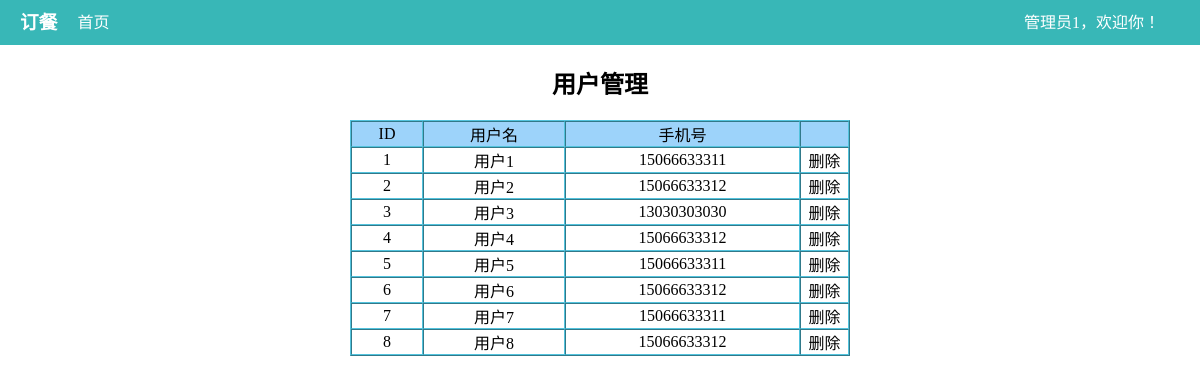
Page /user_manage.php (signed in) on the committed database.
### tables this page shows
CREATE TABLE `user` (
  `id` int(4) NOT NULL auto_increment,
 
  `username` varchar(30) NOT NULL default '',
  `password` varchar(20) NOT NULL default '',
  `address` varchar(200) NOT NULL default '',
  `tel` varchar(15) NOT NULL default '',
  PRIMARY KEY  (`id`)
);

### user_manage.php (the view, shortened to what this page needs)
<?php
include('top.php');
?>
<h2>用户管理</h2>
<table width="500" cellpadding="0" cellspacing="0"  border='1'>
    <tr class='t-f'>
        <td width="60">ID</td>
        <td width="120">用户名</td>
        <td width="200">手机号</td>
        <td width="40"></td>
    </tr>
    <?php
        $result = $conn->query("SELECT * FROM user ");
        while($a=$result->fetch_array(MYSQLI_ASSOC)){
    ?>
    <tr>
        <td width="60"><?php echo $a["id"]?></td>
        <td width="120"><?php echo $a["username"]?></td>
        <td width="200"><?php echo $a["tel"]?></td>
        <td width="40" class='del'><a href=" <?php echo "deluser.php?user_id=".$a['id'] ?>">删除</a></td>
    </tr>
    <?php
        }
    ?>
</table>

### top.php (style rules this page uses)
* { margin:0; padding:0; }
a { text-decoration: none; color:black; }

### user_manage.php (style rules this page uses)
table { text-align:center; margin:20px auto; border-color:#52C3DD; }
h2 { text-align:center; }
table .t-f { background:#9DD3FA; }

### rows in the picture
user: id "1", username "用户1", tel "15066633311"
user: id "2", username "用户2", tel "15066633312"
user: id "3", username "用户3", tel "13030303030"
user: id "4", username "用户4", tel "15066633312"
user: id "5", username "用户5", tel "15066633311"
user: id "6", username "用户6", tel "15066633312"
user: id "7", username "用户7", tel "15066633311"
user: id "8", username "用户8", tel "15066633312"

### other values in the picture
$_SESSION['admin_name'] "管理员1"
